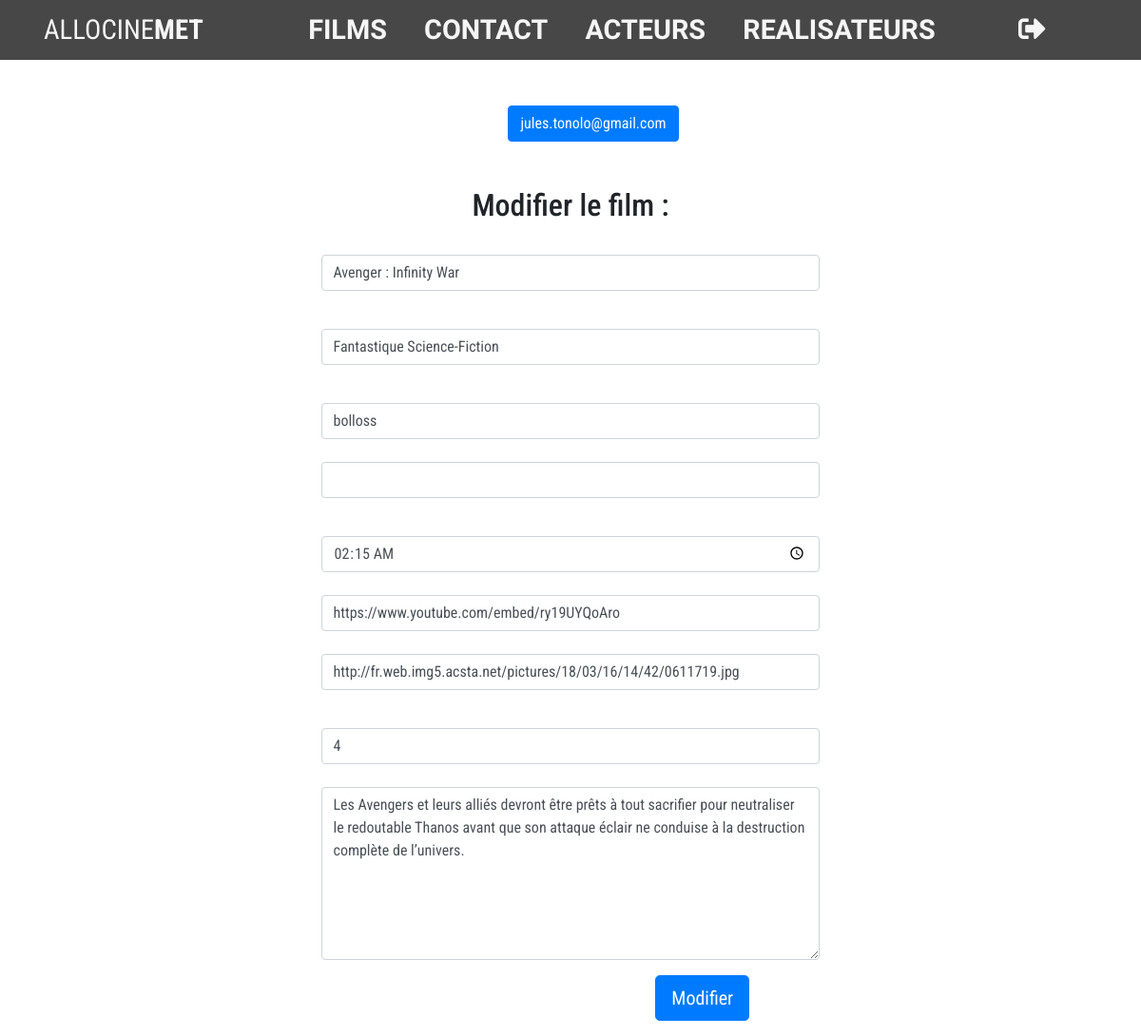
Screenshot of /admin/modif.php?id=1 (signed in) with the database file from the repository.
### tables this page shows
CREATE TABLE `films` (
  `id` int(11) NOT NULL,
  `titre` varchar(50) NOT NULL,
  `realisateur` varchar(50) NOT NULL,
  `genre` varchar(50) NOT NULL,
  `description` varchar(20000) NOT NULL,
  `durée` time NOT NULL,
  `image` text NOT NULL,
  `ba` text NOT NULL,
  `note` int(1) NOT NULL,
  `prod` varchar(255) NOT NULL
);

### function/select.php (called while the page is built)
<?php
    $current_id=$_GET['id'];
    $sql=$conn->prepare("SELECT * FROM films WHERE id=$current_id");
    $sql->execute();
    $article=$sql->fetch();
?>

### admin/modif.php (the view, shortened to what this page needs)
<!DOCTYPE html>
<html lang="en">
<head>
    <link rel="stylesheet" href="https://use.fontawesome.com/releases/v5.8.1/css/all.css"
>
    <link rel="stylesheet" href="https://stackpath.bootstrapcdn.com/bootstrap/4.3.1/css/bootstrap.min.css"
>
    <link rel="stylesheet" href="style.css">
    <link rel="stylesheet" href="../css/style_pages_cont_real_act.css">
</head>
<body style="font-family:'Roboto Condensed">
<header id="haut">
        <nav class="w-100" id="link_nav">
            <a href="index.html" id="logo">ALLOCINE<strong>MET</strong></a>
            <div id="Navbar">
                <a class="liens" href="allo_films.html">FILMS </a>
                <a class="liens"href="contact.html">CONTACT </a>
                <a class="liens"href="acteur.html">ACTEURS </a>
                <a class="liens"href="realisateur.html">REALISATEURS </a>
                <a class="ml-5" href="logout.php"><i class="fas fa-sign-out-alt"></i></a>
            </div>
        </nav>
    </header>
    <div class="row pl-5 ">
    <a class="btn mx-auto btn-primary mt-5 mb-5" href="index.php"><?=$_SESSION['admin']?></a>
    </div>
    <?php
    include '../function/co.php';
    include '../function/select.php';
    ?>
    <div class="container text-center">
    <h2 class="mx-auto">Modifier le film :</h2>
        <div class="row ">
            <div class="col-md-12">
                <div class="well well-sm ">
                    <form class="form-horizontal offset-3" method="post">
                        <fieldset>
                            <div class="form-group">
                                <span class="col-md-1 col-md-offset-2 text-center"></span>
                                <div class="col-md-8">
                                    <input name="name" type="text" value="<?= $article['titre']?>" class="form-control"
                                        required>
                                </div>
                            </div>
                            <div class="form-group">
                                <span class="col-md-1 col-md-offset-2 text-center"></span>
                                <div class="col-md-8">
                                    <input name="genre" type="text" value="<?= $article['genre']?>" class="form-control"
                                        required>
                                </div>
                            </div>
                            <div class="form-group">
                                <span class="col-md-1 col-md-offset-2 text-center"></span>
                                <div class="col-md-8">
                                    <input name="realisateur" type="text" value="<?= $article['realisateur']?>" class="form-control"
                                        required>
                                </div>
                                <div class="form-group">
                                <span class="col-md-1 col-md-offset-2 text-center"></span>
                                <div class="col-md-8">
                                    <input name="prod" type="text" value="<?= $article['prod']?>" class="form-control"
                                        required>
                                </div>
                            </div>
                            <div class="form-group">
                                <span class="col-md-1 col-md-offset-2 text-center"></span>
                                <div class="col-md-8">
                                    <input name="duree" value="<?= $article['durée']?>" type="time" class="form-control" required>
                                </div>
                                <div class="form-group">
                                <span class="col-md-1 col-md-offset-2 text-center"></span>
                                <div class="col-md-8">
                                    <input id="video" name="video" type="URL" value="<?= $article['ba']?>" class="form-control">
                                </div>
                                <div class="form-group">
                                    <span class="col-md-1 col-md-offset-2 text-center"></span>
                                    <div class="col-md-8">
                                        <input name="photo" value="<?= $article['image']?>" type="text" class="form-control" >
                                    </div>
                                </div>
                                </div>
                                <div class="form-group">
                                    <span class="col-md-1 col-md-offset-2 text-center"></span>
                                    <div class="col-md-8">
                                        <input name="note" value="<?= $article['note']?>" type="number" min="1" max="5" class="form-control" >
                                    </div>
                                <div class="form-group">
                                    <span class="col-md-1 col-md-offset-2 text-center"></span>
                                    <div class="col-md-8">
                                        <textarea class="form-control" name="description"
                                             rows="7" required><?= $article['description'] ?></textarea>
                                    </div>
                                </div>
                                <div class="form-group">
                                    <div class="col-md-12 text-center">
                                        <button type="submit" name="submit"
                                            class="btn btn-primary btn-lg">Modifier</button>
                                    </div>
                                </div>
                        </fieldset>
                    </form>
                </div>
            </div>
        </div>
    </div>
</body>

### css/style_pages_cont_real_act.css (style rules this page uses)
* { margin: 0; padding: 0; box-sizing: 0; }
body { width:100%; }
#Navbar { display: flex; flex-direction:row; justify-content:space-around; width:70%; margin:auto; font-weight:bolder; font-family: 'Poiret One', cursive; }
#link_nav { z-index:99; display:flex; flex-direction: row; padding-left:3%; background-color:#474747; font-size : 1.8em; }
#link_nav a { text-decoration: none; color: whitesmoke; padding:10px; }

### rows the page displays
films: name "Avenger : Infinity War", genre "Fantastique Science-Fiction", realisateur "bolloss", duree "02:15:00", video "https://www.youtube.com/embed/ry19UYQoAro", photo "http://fr.web.img5.acsta.net/pictures/18/03/16/14/42/0611719.jpg", note "4", description "Les Avengers et leurs alliés devront être prêts à tout sacrifier pour neutraliser le redoutable Thanos avant que son attaque éclair ne conduise à la destruction complète de l’univers."

### other values shown
$_SESSION['admin'] "jules.tonolo@gmail.com"
